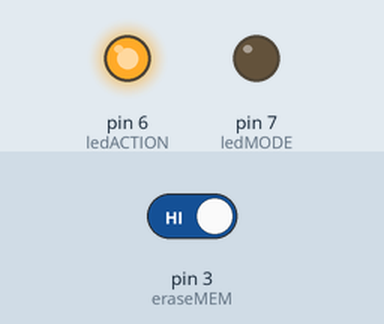
Recording of a sketch running on a simulated Arduino Uno, built with avr-gcc and run on an emulated ATmega328P. Shown: output pins drawn as LEDs (lit = HIGH). The test bench sets the inputs (shaded band); at power-on: pin 3 (eraseMEM) HIGH.

Above: at 1.2 s.
1.3 s: pin 3 (eraseMEM) driven LOW
At 2.4 s:
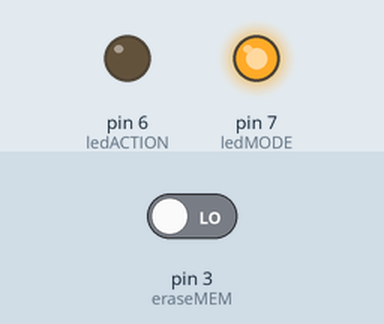
2.8 s: pin 3 (eraseMEM) driven HIGH
At 3.5 s:
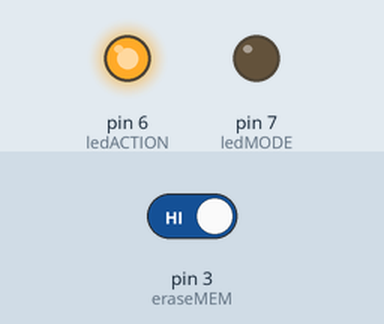
4.3 s: pin 3 (eraseMEM) driven LOW
At 4.7 s:
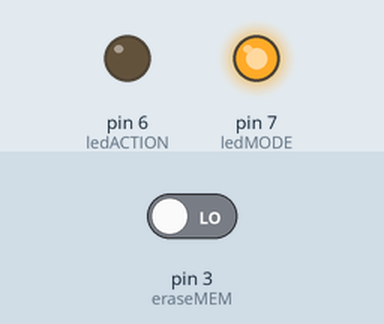
Timing chart, 0 to 7.3 s (numbered marks = the images above; inputs shaded):
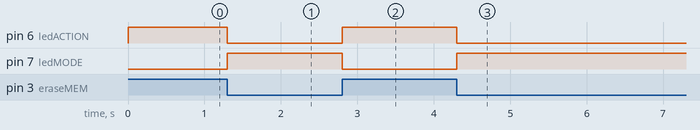

The sketch:

test_button_and_leds.ino
```cpp
#define eraseMEM 3
#define ledMODE 7
#define ledACTION 6

void setup() {
  pinMode(eraseMEM, INPUT);
  pinMode(ledMODE, OUTPUT);
  pinMode(ledACTION, OUTPUT);
}

void loop() {
  digitalWrite(ledACTION,digitalRead(eraseMEM));
  digitalWrite(ledMODE,!digitalRead(eraseMEM));
}
```

Measured:
- after the input at 1.3 s, pin 6 (ledACTION): HIGH → LOW at once; pin 7 (ledMODE): LOW → HIGH at once
- after the input at 2.8 s, pin 6 (ledACTION): LOW → HIGH at once; pin 7 (ledMODE): HIGH → LOW at once
- after the input at 4.3 s, pin 6 (ledACTION): HIGH → LOW at once; pin 7 (ledMODE): LOW → HIGH at once
